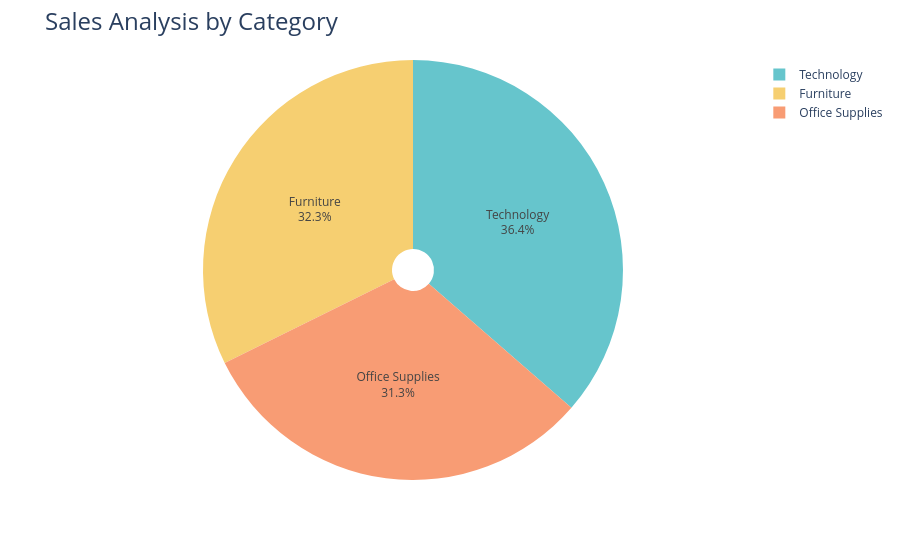

Write notebook code for a chart like this one.
### Code cell
fig = px.pie(sales_by_category, 
             values='Sales', 
             names='Category', 
             hole=0.1,
             color_discrete_sequence=px.colors.qualitative.Pastel)

fig.update_traces(textposition='inside', textinfo='percent+label')
fig.update_layout(title_text='Sales Analysis by Category', title_font=dict(size=24))

fig.show()

### Figure 1 — Plotly figure (JSON) as saved in the notebook; plotly's stock layout.template omitted (floating-point values rounded to 4 significant figures)
{"data": [{"domain": {"x": [0, 1], "y": [0, 1]}, "hole": 0.1, "hovertemplate": "Category=%{label}<br>Sales=%{value}<extra></extra>", "labels": ["Furniture", "Office Supplies", "Technology"], "legendgroup": "", "name": "", "showlegend": true, "textinfo": "percent+label", "textposition": "inside", "type": "pie", "values": [742000.0, 719000.0, 836200.0]}], "layout": {"autosize": true, "legend": {"tracegroupgap": 0}, "margin": {"t": 60}, "piecolorway": ["rgb(102, 197, 204)", "rgb(246, 207, 113)", "rgb(248, 156, 116)", "rgb(220, 176, 242)", "rgb(135, 197, 95)", "rgb(158, 185, 243)", "rgb(254, 136, 177)", "rgb(201, 219, 116)", "rgb(139, 224, 164)", "rgb(180, 151, 231)", "rgb(179, 179, 179)"], "title": {"font": {"size": 24}, "text": "Sales Analysis by Category"}}}
